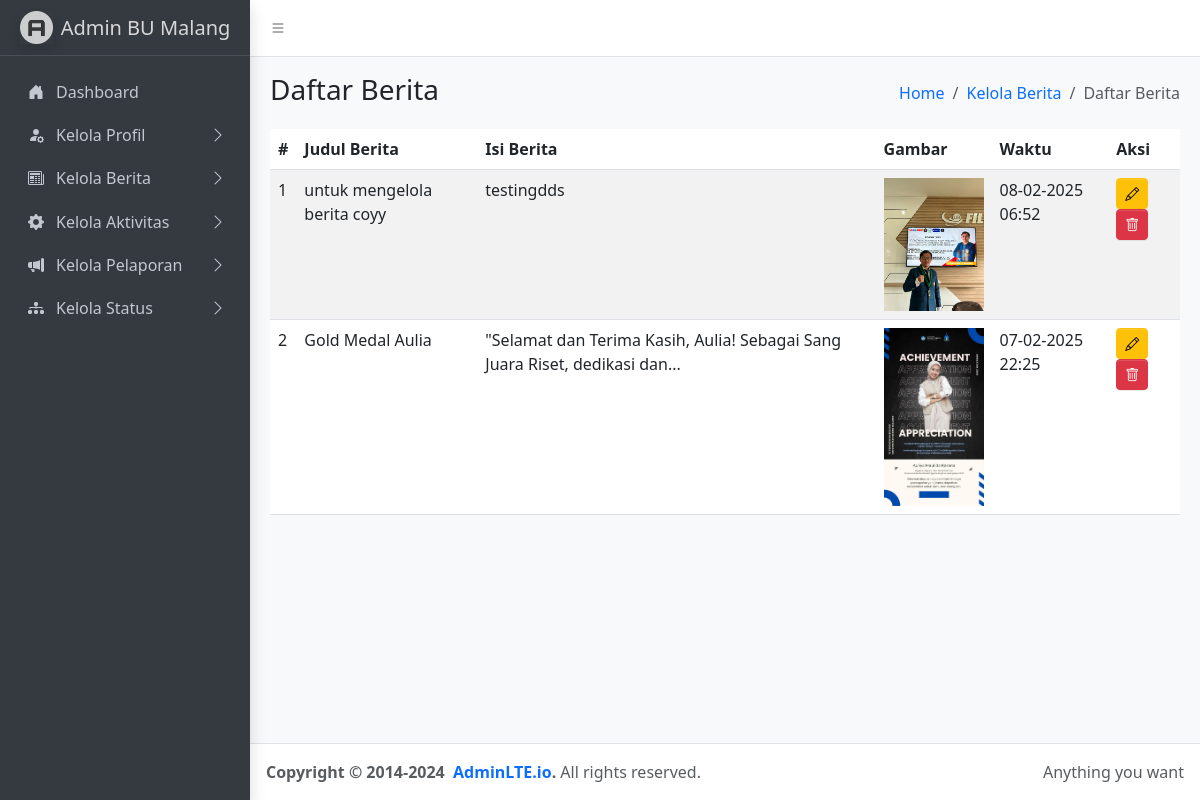
Page /adminbu/pages/berita/daftar-berita.php on the committed database.
### tables this page shows
CREATE TABLE `berita` (
  `id_berita` int(11) NOT NULL,
  `waktu` datetime NOT NULL,
  `judul_berita` varchar(255) NOT NULL,
  `isi_berita` longtext NOT NULL,
  `gambar` varchar(255) NOT NULL
);

### adminbu/pages/berita/daftar-berita.php (the view, shortened to what this page needs)
<?php
include '../../../connections/conn.php';
$query = "SELECT * FROM berita ORDER BY waktu DESC";
$result = $conn->query($query);
$no = 1;
?>
<!doctype html>
<html lang="en">
<?php include '../../components/head.php'; ?>
<body class="layout-fixed sidebar-expand-lg bg-body-tertiary">
  <div class="app-wrapper">
    <nav class="app-header navbar navbar-expand bg-body">
      <div class="container-fluid">
        <ul class="navbar-nav">
          <li class="nav-item">
            <a class="nav-link" data-lte-toggle="sidebar" href="#" role="button">
              <i class="bi bi-list"></i>
            </a>
          </li>
        </ul>
      </div>
    </nav>
    <aside class="app-sidebar bg-body-secondary shadow" data-bs-theme="dark">
      <?php include '../../components/navbar.php' ?>
    </aside>
    <main class="app-main">
      <div class="app-content-header">
        <div class="container-fluid">
          <div class="row">
            <div class="col-sm-6">
              <h3 class="mb-0">Daftar Berita</h3>
            </div>
            <div class="col-sm-6">
              <ol class="breadcrumb float-sm-end">
                <li class="breadcrumb-item"><a href="#">Home</a></li>
                <li class="breadcrumb-item"><a href="pages/berita/kelola-berita.php">Kelola Berita</a></li>
                <li class="breadcrumb-item active" aria-current="page">
                  Daftar Berita
                </li>
              </ol>
            </div>
          </div>
        </div>
      </div>
      <div class="app-content">
        <div class="container-fluid">
          <div class="col-md-12">
            <table id="databerita" class="table table-striped" style="width:100%">
              <thead>
                <tr>
                  <th>#</th>
                  <th>Judul Berita</th>
                  <th>Isi Berita</th>
                  <th>Gambar</th>
                  <th>Waktu</th>
                  <th>Aksi</th>
                </tr>
              </thead>
              <tbody>
                <?php while ($row = $result->fetch_assoc()): ?>
                  <tr>
                    <td><?= $no++; ?></td>
                    <td><?= htmlspecialchars($row['judul_berita']); ?></td>
                    <td>
                      <?php
                      $words = explode(' ', $row['isi_berita']);
                      echo htmlspecialchars(implode(' ', array_slice($words, 0, 10))) . (count($words) > 10 ? '...' : '');
                      ?>
                    </td>
                    <td>
                      <?php if (!empty($row['gambar'])): ?>
                        <img src="/BU-Malang-2025/adminbu/assets/assets/berita/<?= htmlspecialchars($row['gambar']); ?>" alt="Gambar Berita" width="100">
                      <?php else: ?>
                        <span class="text-muted">Tidak ada gambar</span>
                      <?php endif; ?>
                    </td>
                    <td><?= date('d-m-Y H:i', strtotime($row['waktu'])); ?></td>
                    <td>
                      <a href="/BU-Malang-2025/adminbu/pages/berita/kelola-berita.php?id=<?= $row['id_berita']; ?>" class="btn btn-warning btn-sm">
                        <i class="bi bi-pencil"></i> </a>
                      <form method="POST" style="display:inline;" onsubmit="return confirmDelete();">
                        <button type="submit" name="hapus" class="btn btn-danger btn-sm">
                          <i class="bi bi-trash"></i>
                        </button>
                      </form>
                    </td>
                  </tr>
                <?php endwhile; ?>
              </tbody>
            </table>
          </div>
        </div>
      </div>
    </main>
    <footer class="app-footer">
      <div class="float-end d-none d-sm-inline">Anything you want</div>
      <strong>
        Copyright &copy; 2014-2024&nbsp;
        <a href="https://adminlte.io" class="text-decoration-none">AdminLTE.io</a>.
      </strong>
      All rights reserved.
    </footer>
  </div>
</body>
</html>

### rows in the picture
berita: judul_berita "untuk mengelola berita coyy", isi_berita "testingdds", gambar (picture), waktu "08-02-2025 06:52"
berita: judul_berita "Gold Medal Aulia", words "\"Selamat dan Terima Kasih, Aulia! Sebagai Sang Juara Riset, dedikasi dan", gambar (picture), waktu "07-02-2025 22:25"
